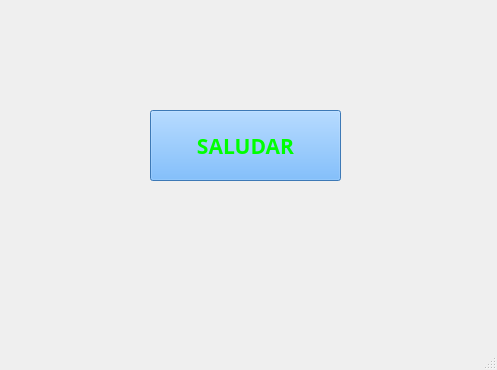
<?xml version="1.0" encoding="UTF-8"?>
<ui version="4.0">
 <class>MainWindow</class>
 <widget class="QMainWindow" name="MainWindow">
  <property name="geometry">
   <rect>
    <x>0</x>
    <y>0</y>
    <width>497</width>
    <height>370</height>
   </rect>
  </property>
  <property name="windowTitle">
   <string>MainWindow</string>
  </property>
  <widget class="QWidget" name="centralwidget">
   <widget class="QPushButton" name="btn_saludar">
    <property name="enabled">
     <bool>true</bool>
    </property>
    <property name="geometry">
     <rect>
      <x>150</x>
      <y>110</y>
      <width>191</width>
      <height>71</height>
     </rect>
    </property>
    <property name="font">
     <font>
      <family>Arial Black</family>
      <pointsize>16</pointsize>
      <weight>75</weight>
      <bold>true</bold>
     </font>
    </property>
    <property name="styleSheet">
     <string notr="true">background-color: rgb(85, 170, 255);
color: rgb(0, 255, 0);</string>
    </property>
    <property name="text">
     <string>SALUDAR</string>
    </property>
   </widget>
  </widget>
  <widget class="QMenuBar" name="menubar">
   <property name="geometry">
    <rect>
     <x>0</x>
     <y>0</y>
     <width>497</width>
     <height>21</height>
    </rect>
   </property>
  </widget>
  <widget class="QStatusBar" name="statusbar"/>
 </widget>
 <resources/>
 <connections/>
</ui>
